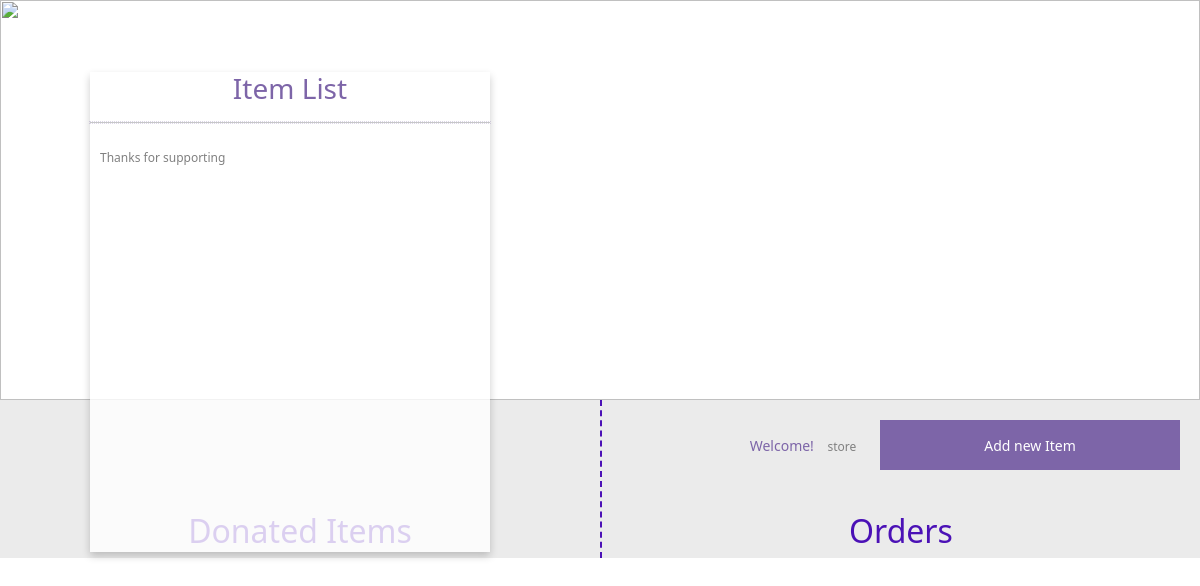
The app's page /list/item/store, older data.
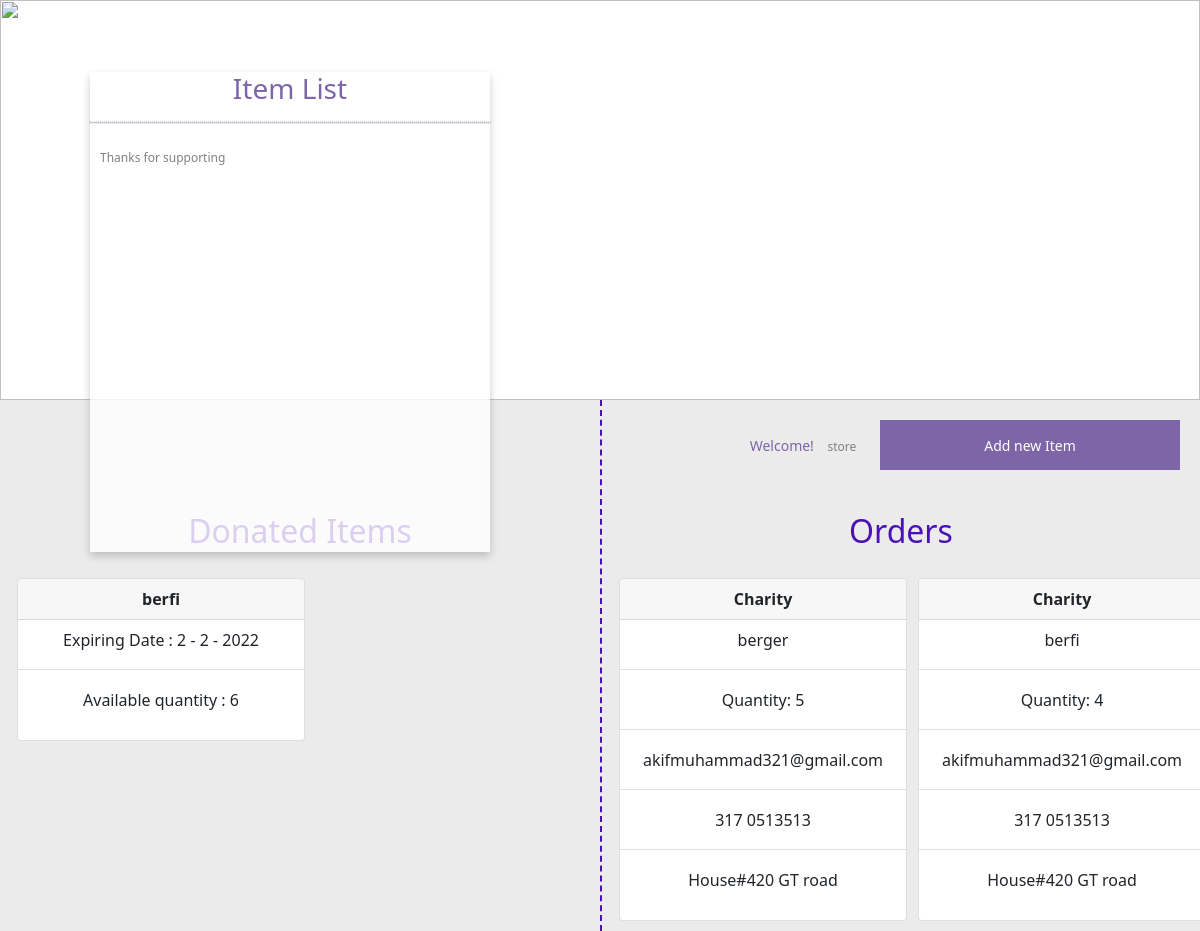
The same page, newer data.
### app.py (models this page shows, shortened)
class fooditem(db.Model):
    id = db.Column(db.Integer, primary_key=True, autoincrement=True)
    username = db.Column(db.String(80), nullable=False)
    itemName = db.Column(db.String(120), nullable=False)
    expDay = db.Column(db.Integer, nullable=False)
    expMonth = db.Column(db.Integer, nullable=False)
    expYear = db.Column(db.Integer, nullable=False)
    qx = db.Column(db.Integer, nullable=False)

class orders(db.Model): #username of owner's food that's unique.
    id = db.Column(db.Integer, primary_key=True)
    username = db.Column(db.String(80), nullable=False) #username of food owner
    fullname = db.Column(db.String(120), nullable=False) #it will be the buyer's fullname
    email = db.Column(db.String(100), nullable=False) #it will be the buyer's email
    location = db.Column(db.String(200), nullable=False) #it will be the buyer's location
    contact = db.Column(db.String(20), nullable=False) #it will be the buyer's contact
    fooditemid = db.Column(db.Integer, nullable=False) #it will be the food item id which buyer has get
    quantityoffood = db.Column(db.String(1000), nullable=False) #it will be the food item quantity

class deletedfooditems(db.Model): #making this model because if foods are empty then we might have something in database that this was something food we have in db
    id = db.Column(db.Integer, primary_key=True)
    username = db.Column(db.String(80), nullable=False)
    itemName = db.Column(db.String(120), nullable=False)
    expDay = db.Column(db.Integer, nullable=False)
    expMonth = db.Column(db.Integer, nullable=False)
    expYear = db.Column(db.Integer, nullable=False)
    qx = db.Column(db.Integer, nullable=False)

### app.py (the view)
@app.route('/list/item/<username>')
def listitem(username):
    items = {}
    items = fooditem.query.filter_by(username=username).all()
    order = orders.query.filter_by(username=username).all()
    if len(items)==0: #if food is not in footitem it's mean everyfood has taken by someone.
        items = deletedfooditems.query.filter_by(username=username).all()
    obj = {}
    for item in order:
        try:
            value = fooditem.query.filter_by(id=item.fooditemid).first().itemName
        except:
            value = deletedfooditems.query.filter_by(id=item.fooditemid).first().itemName
        obj[item.fooditemid] = value
    return render_template("item-list-store.html", usrname=username, items=items, orders=order, foodnames=obj)

### templates/item-list-store.html (shortened to what this page needs)
{% extends 'base.html' %}
{% block body %}
<div class="header-container">
    <img src="/static/images/header.jpg" height="400px" width="100%" alt="">
    <div class="overlay-card">
        <h3>Item List</h3>
        <hr>
        <label>Thanks for supporting</label>
        <video width="400" height="240" autoplay muted>
            <source src="/static/video/thanks.mp4" type="video/mp4">
        </video>
    </div>
    <div id="username">Welcome! <label id="usrname">{{usrname}}</label>
        <button class="filledbtn" id="newitembtn">Add new Item</button>
    </div>
</div>
<div class="container-fluid" style="background-color:rgb(235, 235, 235);">
    <div class="row">
        <div class="col-md-6">
            <div class="row mt-5">
                <h2 class="text-center pt-3 mt-5" style="color: rgb(75, 17, 182);">Donated Items</h2>
                {% for item in items %}
                {% if item.qx != 0 %}
                <div class="col-md-6 text-center">
                    <div class="card" style="width: 18rem; margin: 20px 5px 10px 5px;">
                        <div class="card-header">
                            <strong>{{item.itemName}}</strong>
                        </div>
                        <ul class="list-group list-group-flush">
                            <li class="list-group-item">Expiring Date : {{item.expDay}} -
                                {{item.expMonth}} - {{item.expYear}}</li>
                            <li class="list-group-item text-center">Available quantity :
                                {{item.qx}}</span>
                            </li>
                        </ul>
                    </div>
                </div>
                {% endif %}
                {% endfor %}
            </div>
        </div>
        <div class="col-md-6" style="border-left: 2px dashed rgb(75, 17, 182);">
            <div class="row mt-5">
                <h2 class="text-center pt-3 mt-5" style="color: rgb(75, 17, 182);">Orders</h2>
                {% for item in orders %}
                <div class="col-md-6 text-center">
                    <div class="card" style="width: 18rem; margin: 20px 5px 10px 5px;">
                        <div class="card-header">
                            <strong>{{item.fullname}}</strong>
                        </div>
                        <ul class="list-group list-group-flush">
                            <li class="list-group-item"> {{foodnames[item.fooditemid]}}</li>
                            <li class="list-group-item">Quantity: {{item.quantityoffood}}</li>
                            <li class="list-group-item">{{item.email}}</li>
                            <li class="list-group-item">{{item.contact}}</li>
                            <li class="list-group-item">{{item.location}}</li>
                        </ul>
                    </div>
                </div>
                {% endfor %}
            </div>
        </div>
    </div>
</div>
{% endblock %}

### templates/base.html (shortened to what this page needs)
<!DOCTYPE html>
<html lang="en">
<head>
    <link rel="stylesheet" href="{{ url_for('static', filename='css/main.css') }}">
    <link rel="stylesheet" href="{{ url_for('static', filename='css/bootstrap.min.css') }}">
</head>
<body>
    {% block body %}{% endblock %}
</body>
</html>

### static/css/main.css (style rules this page uses)
body { font-family: Verdana, Geneva, Tahoma, sans-serif; margin: 0px !important; padding: 0px !important; }
* { box-sizing: border-box; }
.overlay-card { position: absolute; top: 18%; left: 7.5%; height: auto; width: 400px; height: 60vh; box-shadow: 0 4px 8px 0 rgba(0,0,0,0.2); background-color: rgb(255, 255, 255, .8); }
.header-container { position: relative; height: 400px; width: 100%; }
h3 { color: rgb(125, 101, 168); text-align: center; }
hr { outline: 1px rgb(125, 101, 168) dotted; border: none; fill: none; margin-bottom: 30px; }
.row { display: flex; }
.filledbtn { width: 300px; height: 50px; margin: 10px; text-align: center !important; border-style: none; color: white !important; background-color: rgb(125, 101, 168); }
label { display: inline; font-size: 12px; color: gray; margin: 10px; }
#username { text-align: right; font-size: 14px; color: rgb(125, 101, 168); margin: 10px; }
li { position: relative; width: 100%; height: 50px; list-style-type: none; margin-bottom: 10px; border-top: none; border-right: none; border-bottom: 1px gray dotted; border-left: 1px gray dotted; }

Row changes from the older to the newer data that the page shows:
added fooditem: itemName "berfi", expDay "2", expMonth "2", expYear "2022", qx "6"
added orders: fullname "Charity", fooditemid.itemName "berger", quantityoffood "5", email "akifmuhammad321@gmail.com", contact "317 0513513", location "House#420 GT road"
added orders: fullname "Charity", fooditemid.itemName "berfi", quantityoffood "4", email "akifmuhammad321@gmail.com", contact "317 0513513", location "House#420 GT road"
